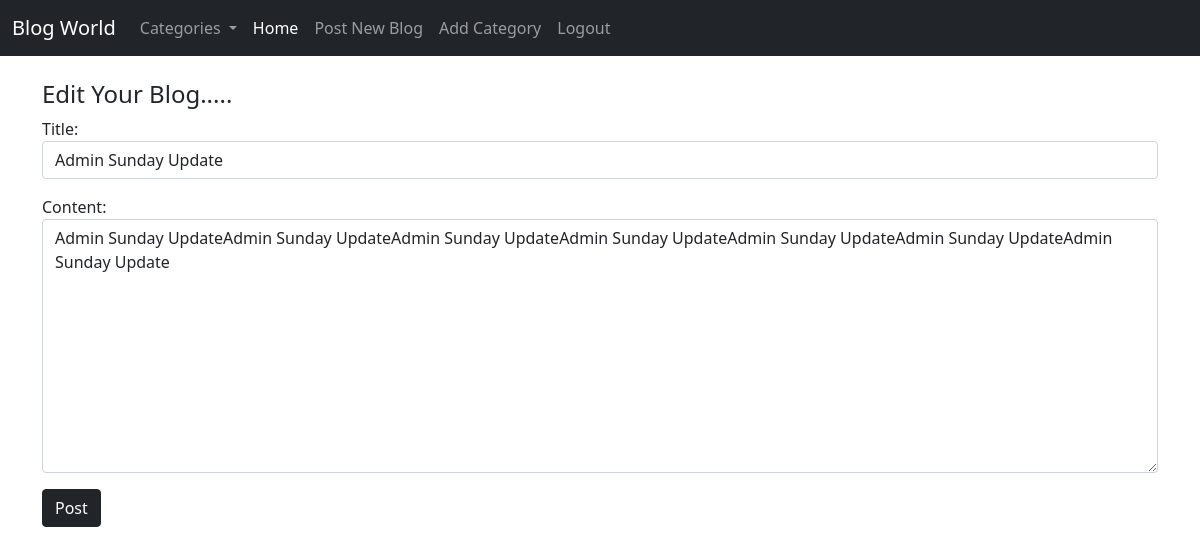
/update_blog/7 (signed in), run on the app's committed database.
### blogapp/models.py (models this page shows, shortened)
class PostBlog(models.Model):
    title = models.CharField(max_length=255)
    author = models.ForeignKey(User, on_delete=models.CASCADE)
    content = models.TextField()
    blog_published_date = models.DateField(auto_now_add=True)
    category = models.ForeignKey(Categories, max_length=255, on_delete=models.CASCADE, null=True, blank=True)
    likes = models.ManyToManyField(User, related_name="blog_posts")

### blogapp/views.py (the view)
# urls.py: path('update_blog/<int:pk>', UpdateBlogView.as_view(), name="update_blog"),
class UpdateBlogView(UpdateView):
    model = PostBlog
    template_name = "update_blog.html"
    form_class = UpdateBlogForms
    context_object_name = "item"

### blogapp/forms.py
class UpdateBlogForms(forms.ModelForm):
    class Meta:
        model = PostBlog
        fields = ('title', 'content')
        widgets = {
            'title': forms.TextInput(attrs={'class': 'form-control', 'placeholder': 'Enter the title of your blog'}),
            'content': forms.Textarea(attrs={'class': 'form-control'})
        }

### blogapp/templates/update_blog.html (shortened to what this page needs)
{% extends 'base.html' %}
{% block content %}
{% if user.is_authenticated %}
    {% if item.author.id == user.id %}
        <h4>Edit Your Blog.....</h4>
        <div class="form-group">
        <form method="post">
            {{ form.as_p }}
            <button class="btn btn-dark" >Post</button>
        </form>
        </div>
    {% else %}
        <div class="alert alert-warning" role="alert">
        You Have No Permission For This
        </div><br><br>
        <a class="btn btn-dark" aria-current="page" href="{% url 'home' %}">Home</a>
    {% endif %}
{% else %}
    <div class="alert alert-warning" role="alert">
        You Have No Permission For This
    </div><br><br>
    <a class="btn btn-dark" aria-current="page" href="{% url 'home' %}">Home</a>
{% endif %}
{% endblock %}

### data on the page
PostBlog: title "Admin Sunday Update", content "Admin Sunday UpdateAdmin Sunday UpdateAdmin Sunday UpdateAdmin Sunday UpdateAdmin Sunday UpdateAdmin Sunday UpdateAdmin Sunday Update"
